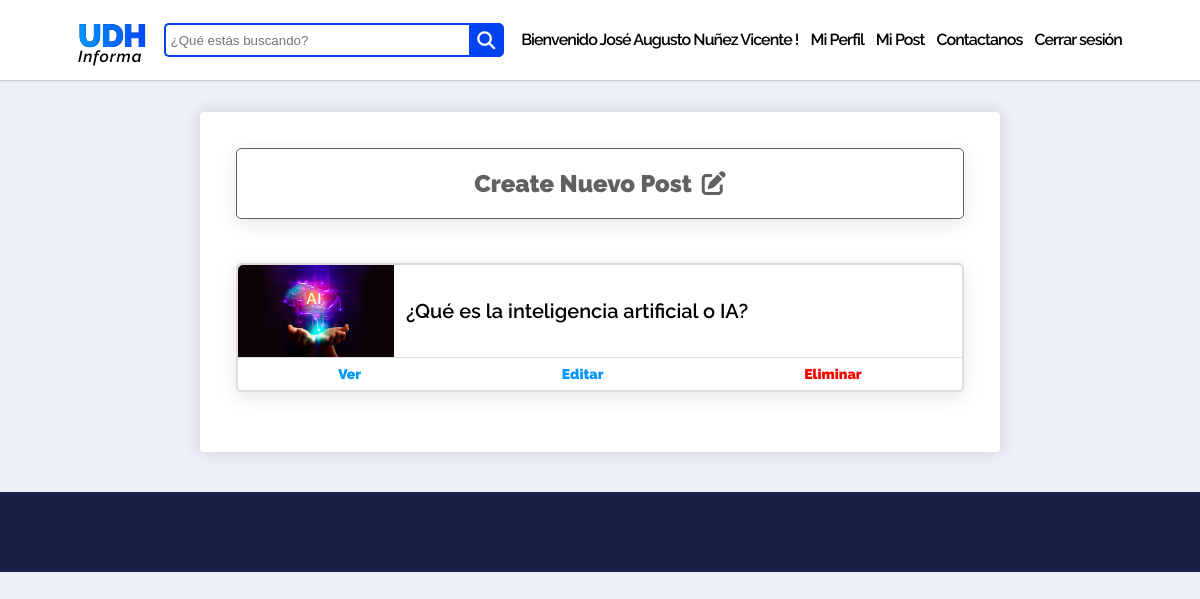
Screenshot of /accounts/my-posts (signed in) with the database file from the repository.
### account/models.py (models this page shows, shortened)
class MyUser(AbstractUser):
    email = models.EmailField(unique=True)
    slug = models.CharField(max_length=60, unique=True, blank=True)
    bio = models.CharField(max_length=500, blank=True)
    profile_image = models.ImageField(upload_to="account/profile_pic", default="profile-default.jpg", blank=True)
    is_author = models.BooleanField(default=False)
    REQUIRED_FIELDS = ['email', 'first_name', 'last_name']

### blog/models.py (models this page shows, shortened)
class Post(models.Model):
    statuses = [
        ('D', 'Draft'),
        ('P', 'Publish')
    ]
    title = models.CharField(max_length=120)
    slug = models.CharField(max_length=60, unique=True, blank=True)
    content = tinymce_models.HTMLField()
    status = models.CharField(max_length=1, choices=statuses)
    category = models.ForeignKey(Category, on_delete=models.CASCADE)
    author = models.ForeignKey(MyUser, on_delete=models.CASCADE)
    image = models.ImageField(upload_to='blog/post', default="post-default.jpg", blank=True)
    date = models.DateField(auto_now=True)

### account/views.py (the view)
# urls.py: path('my-posts', MyPostsView.as_view(), name="my-posts"),
class MyPostsView(LoginRequiredMixin, ListView):
    login_url = "/accounts/login"
    model = MyUser
    context_object_name = "user"
    template_name = "account/my_posts.html"
    def get_context_data(self, *args, **kwargs):
        context = super().get_context_data()
        user = MyUser.objects.get(username = self.request.user)
        context['posts'] = user.post_set.all()
        return context

### account/templates/account/my_posts.html (shortened to what this page needs)
{% extends "blog/base.html" %}
{% load static %}
{% block extra_head %}
    <link href="{% static 'account/css/my_posts.css' %}" rel="stylesheet" type="text/css">
{% endblock %}
{% block content %}
<br>
<br>
<br>
<br>
    <div id="outer-wrapper">
        <div id="inner-wrapper">
            <div id="create-post">
                <a href="{% url 'post-create' %}"><h2>Create Nuevo Post</h2></a>
                <i class="fas fa-edit"></i>
            </div>
            <div id="cards-container">
                {% for post in posts %}
                <div id="card">
                    <div id="card-inner-upper">
                        <div id="post-image">
                            <img src="{{ post.image.url }}" alt="Post Cover">
                        </div>
                        <div id="post-content">
                            <h3>{{ post.title }}</h3>
                        </div>
                    </div>
                    <div id="card-inner-lower">
                        <a href="{% url 'post-detail' post.slug %}">Ver</a>
                        <a href="{% url 'post-update' post.slug %}">Editar</a>
                        <a href="{% url 'post-delete' post.slug %}" style="color: red;">Eliminar</a>
                    </div>
                </div>
                {% endfor %}
            </div>
        </div>
    </div>
{% endblock %}

### blog/templates/blog/base.html (shortened to what this page needs)
{% load static %}
<!DOCTYPE HTML>
<html>
    <head>
        <link href="{% static 'blog/css/base.css' %}" rel="stylesheet" type="text/css">
        {% block extra_head %}
        {% endblock %}
    </head>
    <body>
        <div id="top-bar">
            <div class="logo-bar">
                <div class="logo">
                    <a href="{% url 'index' %}">UDH</a>
                </div>
                <p>Informa</p>
            </div>
            <form method="GET" action="{% url 'search' %}">
                <div class="search">
                    <input type="text" name="query" class="searchTerm" placeholder="¿Qué estás buscando?">
                    <button type="submit" class="searchButton">
                    <i class="fa fa-search"></i>
                </button>
                </div>
            </form>
            <div id="menu-items-container">
                {% if request.user.is_authenticated %}
                <p class="menu-item">Bienvenido {{ request.user.get_full_name }} !</p>
                <a href="{% url 'profile-update' request.user.slug %}" class="menu-item">Mi Perfil</a>
                {% if request.user.is_author %}
               <a href="{% url 'my-posts' %}" class="menu-item">Mi Post</a>
                {% endif %}
                <a href="{% url 'contact-us' %}" class="menu-item">Contactanos</a>
                <a href="#" class="menu-item" style="margin-right: 0px;"
                    onclick="document.getElementById('logout-form').submit();">Cerrar sesión
                </a>
                {% else %}
                <a href="{% url 'login' %}" class="menu-item">Login</a>
                <a href="{% url 'signup' %}"><button id="signup-btn">Registrarse</button></a>
                {% endif %}
            </div>
        </div>
        {% block content %}
        {% endblock %}
        <div id="bottom-bar"></div>
    </body>
</html>

### blog/static/blog/css/base.css (style rules this page uses)
body { background-color: #ECF0F9; margin: 0; }
#top-bar { background-color: white; position: fixed; top: 0; left: 0; align-items: center; box-sizing: border-box; box-shadow: 0 1px 1px #ccc; width: 100%; height: 80px; z-index: 90; padding: 1em 4.875em; display: flex; justify-content: space-between; }
.logo-bar { cursor: pointer; }
.logo { background-image: linear-gradient(269deg,#0048ff,#0096ff), linear-gradient(#000,#000); -webkit-background-clip: text; -webkit-text-fill-color: transparent; display: block; font-family: "Raleway"; font-size: 32px; font-weight: 900; height: 34px; letter-spacing: -0.9px; color: rgb(0, 132, 255); }
.logo-bar a { text-decoration: none; }
.logo-bar p { font-family: Raleway,sans-serif; font-size: 1em; font-weight: 600; font-style: italic; font-stretch: normal; line-height: .8; letter-spacing: .9px; margin: 0; }
.search { width: 340px; position: relative; display: flex; align-items: center; }
.searchTerm { width: 100%; border: 2px solid #0044F0; border-right: none; padding: 5px; height: 20px; border-radius: 5px 0 0 5px; outline: none; color: #9DBFAF; }
.searchButton { width: 38px; height: 34px; border: 1px solid #0044F0; background: #0044F0; text-align: center; color: #fff; border-radius: 0 5px 5px 0; cursor: pointer; font-size: 20px; }
.fa-search { color: white; font-size: 18px; }
#menu-items-container { display: flex; justify-content: flex-end; align-items: center; }
#menu-items-container a { text-decoration: none; color: #000; }
.menu-item { font-family: "Raleway"; font-size: 16px; font-weight: 600; letter-spacing: -0.9px; line-height: 69.84px; margin: 0px; margin-right: 12px; }
#bottom-bar { background-color: #172146; width: 100%; height: 80px; }

### account/static/account/css/my_posts.css (style rules this page uses)
#outer-wrapper { max-width: 800px; margin: 40px auto; -webkit-box-sizing: border-box; box-sizing: border-box; background-color: #fff; border-radius: 4px; -webkit-box-shadow: 0 0 15px #ccc; box-shadow: 0 0 15px #ccc; }
#inner-wrapper { padding: 36px; }
#create-post { display: flex; justify-content: center; align-items: center; border: 1px solid #333333c5; border-radius: 5px; box-shadow: 0 5px 20px 0 rgba(0,0,0,.1); cursor: pointer; }
#create-post h2,a { font-weight: 900; font-family: Raleway,sans-serif; box-sizing: border-box; color: #333333c5; cursor: pointer; text-decoration: none; }
.fa-edit { margin-left: 10px; font-size: 1.5em; color: #333333c5; }
#cards-container { padding: 32px 0px 12px 0px; }
#card { border: 2px solid #dcdcdc; border-radius: 5px; box-shadow: 0 5px 20px 0 rgba(0,0,0,.1); cursor: pointer; margin: 12px auto; }
#card-inner-upper { display: flex; justify-content: flex-start; align-items: center; }
#post-image { height: 92px; }
#post-image img { height: 100%; width: 156px; border-top-left-radius: 5px; }
#post-content h3 { font-family: 'Raleway'; font-size: 20px; font-weight: 600; margin: 0px; margin-left: 12px; }
#card-inner-lower { display: flex; justify-content: space-around; align-items: center; border-top: 1.5px solid #dcdcdc; }
#card-inner-lower a { margin-top: 8px; margin-bottom: 8px; font-size: .875em; font-weight: 900; font-family: Raleway,sans-serif; box-sizing: border-box; color: #0096ff; cursor: pointer; text-decoration: none; }

### rows the page displays
MyUser: user.get_full_name "José Augusto Nuñez Vicente"
Post: image (picture), title "¿Qué es la inteligencia artificial o IA?"
